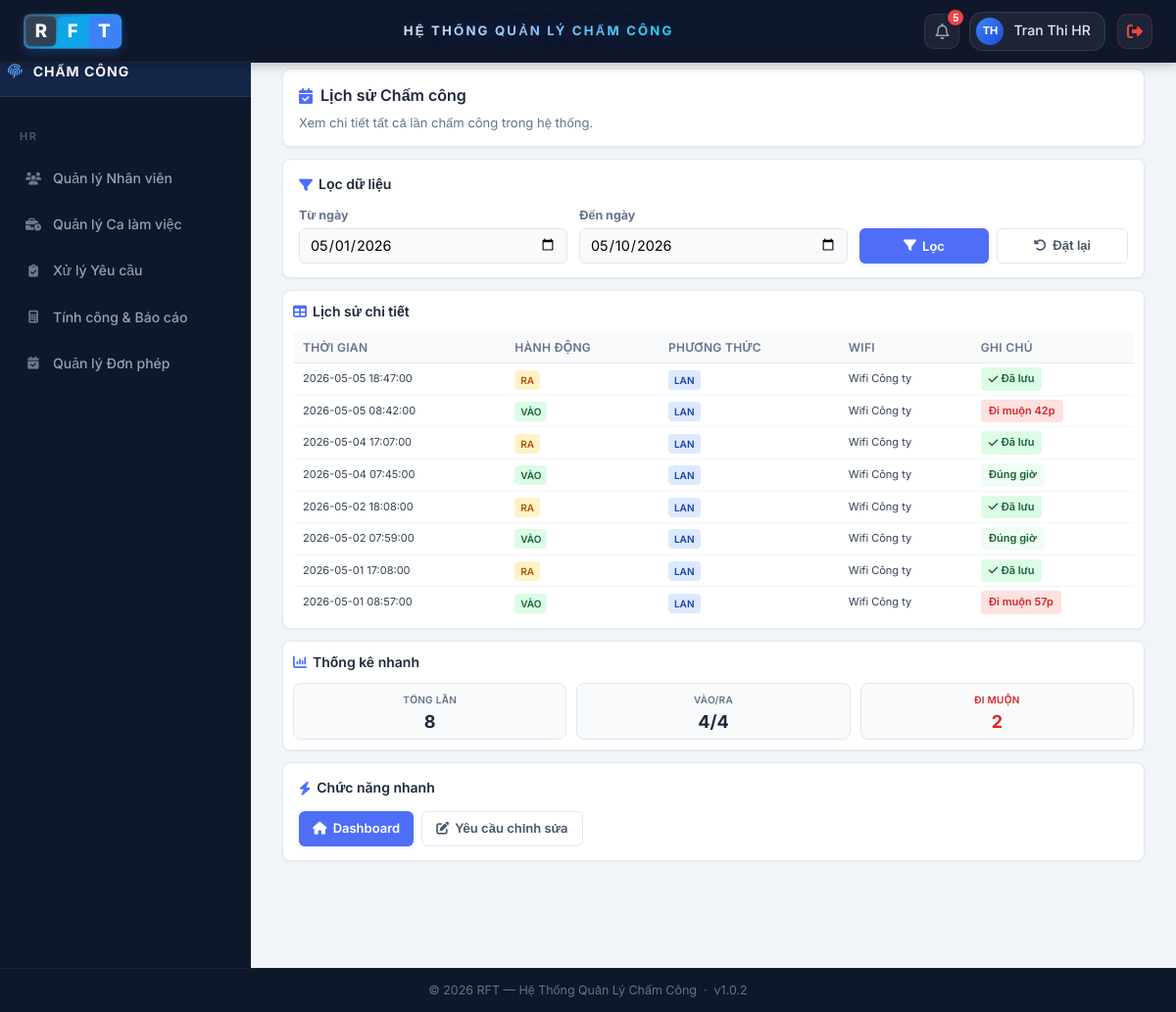
/index.php?page=lich-su-cham-cong (signed in), run on an earlier commit of the app's database.
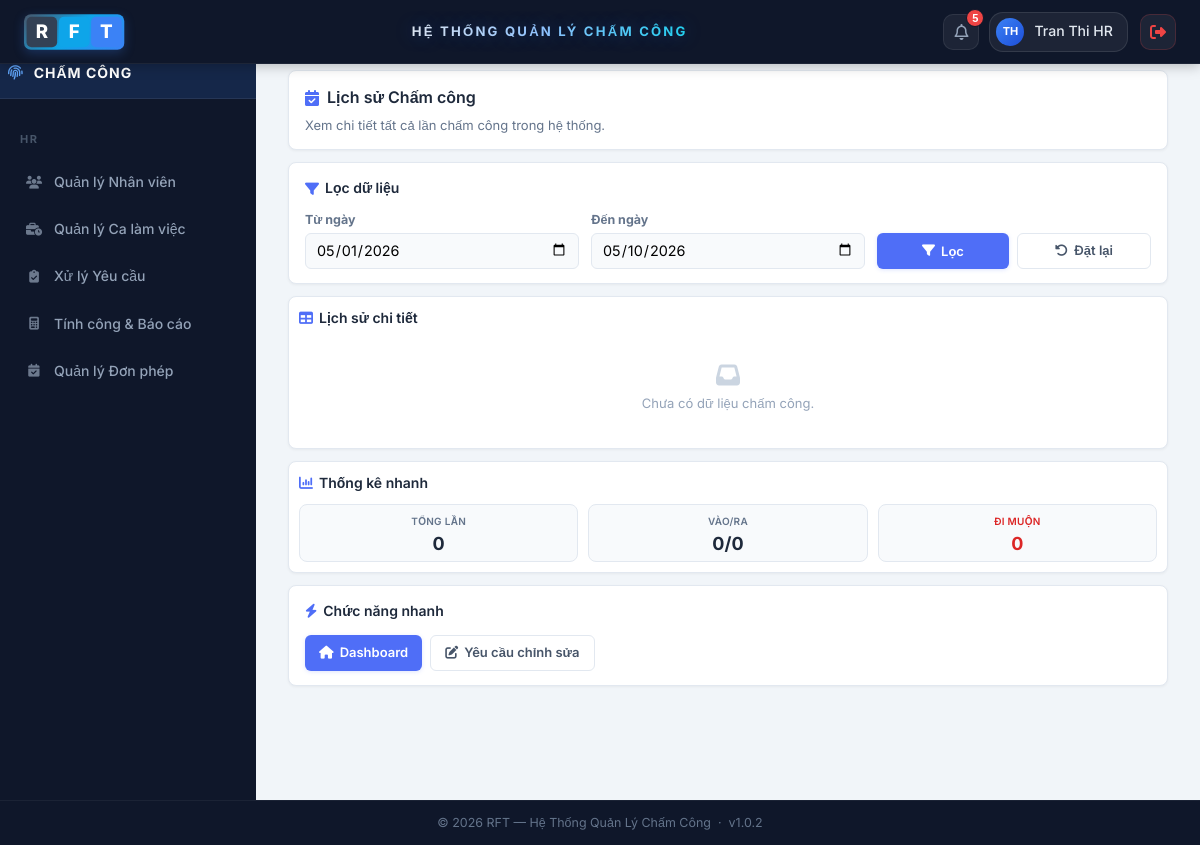
And on a later commit of the database.
### tables this page shows
CREATE TABLE `attendance_logs` (
  `id` int(11) NOT NULL,
  `maND` int(11) NOT NULL,
  `action` enum('IN','OUT') NOT NULL,
  `method` enum('LAN','QR') NOT NULL DEFAULT 'LAN',
  `wifi_name` varchar(120) DEFAULT NULL,
  `device_info` varchar(255) DEFAULT NULL,
  `note` varchar(255) DEFAULT NULL,
  `created_at` datetime NOT NULL DEFAULT current_timestamp()
);

### app/views/chamcong/lichsu.php (the view, shortened to what the rows shown need)
<?php
$history = $history ?? [];
?>
<?php include 'app/views/layouts/header.php'; ?>
<div class="main-container">
    <div class="dashboard-container">
        <div class="ls-wrap">
            <div class="ls-panel">
                <h2><i class="fas fa-calendar-check"></i> Lịch sử Chấm công</h2>
            </div>
            <div class="ls-panel" style="padding: 10px;">
                <?php if (!empty($history) && is_array($history)): ?>
                    <div class="ls-table-wrap">
                        <table class="ls-table">
                            <thead>
                                <tr>
                                    <th style="padding: 6px 10px;">Thời gian</th>
                                    <th style="padding: 6px 10px;">Hành động</th>
                                    <th style="padding: 6px 10px;">Phương thức</th>
                                    <th style="padding: 6px 10px;">WiFi</th>
                                    <th style="padding: 6px 10px;">Ghi chú</th>
                                </tr>
                            </thead>
                            <tbody>
                            <?php foreach ($history as $row): ?>
                                <tr>
                                    <td style="font-size:11px; padding: 4px 10px;"><?= htmlspecialchars($row['created_at'] ?? '') ?></td>
                                    <td style="padding: 4px 10px;">
                                        <?php if (($row['action'] ?? '') === 'IN'): ?>
                                            <span class="ls-badge ls-badge-in" style="padding: 2px 6px; font-size: 10px;">VÀO</span>
                                        <?php else: ?>
                                            <span class="ls-badge ls-badge-out" style="padding: 2px 6px; font-size: 10px;">RA</span>
                                        <?php endif; ?>
                                    </td>
                                    <td style="padding: 4px 10px;"><span class="ls-badge ls-badge-method" style="padding: 2px 6px; font-size: 10px;"><?= htmlspecialchars($row['method'] ?? 'LAN') ?></span></td>
                                    <td style="font-size:11px; padding: 4px 10px;"><?= htmlspecialchars(!empty($row['wifi_name']) ? $row['wifi_name'] : 'Wifi Công ty') ?></td>
                                    <td style="padding: 4px 10px;">
                                        <?php
                                        if (($row['action'] ?? '') === 'IN') {
                                            $time = date('H:i:s', strtotime($row['created_at']));
                                            if ($time > '08:15:00') {
                                                $diff = strtotime($time) - strtotime('08:00:00');
                                                $mins = floor($diff / 60);
                                                echo "<span class='ls-badge ls-badge-late'>Đi muộn {$mins}p</span>";
                                            } else {
                                                echo "<span class='ls-badge ls-badge-ontime'>Đúng giờ</span>";
                                            }
                                        } else {
                                            echo "<span class='ls-badge ls-badge-ok'><i class='fas fa-check'></i> Đã lưu</span>";
                                        }
                                        ?>
                                    </td>
                                </tr>
                            <?php endforeach; ?>
                            </tbody>
                        </table>
                    </div>
                <?php endif; ?>
            </div>
        </div>
    </div>
</div>
<?php include 'app/views/layouts/footer.php'; ?>

What changed in the data, as far as the page shows it:
removed attendance_logs: created_at "2026-05-05 18:47:00", action "RA", method "LAN", wifi_name "Wifi Công ty"
removed attendance_logs: created_at "2026-05-05 08:42:00", action "VÀO", method "LAN", wifi_name "Wifi Công ty"
removed attendance_logs: created_at "2026-05-04 17:07:00", action "RA", method "LAN", wifi_name "Wifi Công ty"
removed attendance_logs: created_at "2026-05-04 07:45:00", action "VÀO", method "LAN", wifi_name "Wifi Công ty"
removed attendance_logs: created_at "2026-05-02 18:08:00", action "RA", method "LAN", wifi_name "Wifi Công ty"
removed attendance_logs: created_at "2026-05-02 07:59:00", action "VÀO", method "LAN", wifi_name "Wifi Công ty"
removed attendance_logs: created_at "2026-05-01 17:08:00", action "RA", method "LAN", wifi_name "Wifi Công ty"
removed attendance_logs: created_at "2026-05-01 08:57:00", action "VÀO", method "LAN", wifi_name "Wifi Công ty"
Also different on the page:
$totalCount: "8" → "0"
$inCount: "4" → "0"
$outCount: "4" → "0"
$lateCount: "2" → "0"
text no longer shown: "THỜI GIAN HÀNH ĐỘNG PHƯƠNG THỨC WIFI GHI CHÚ"
text now shown: "Chưa có dữ liệu chấm công."
